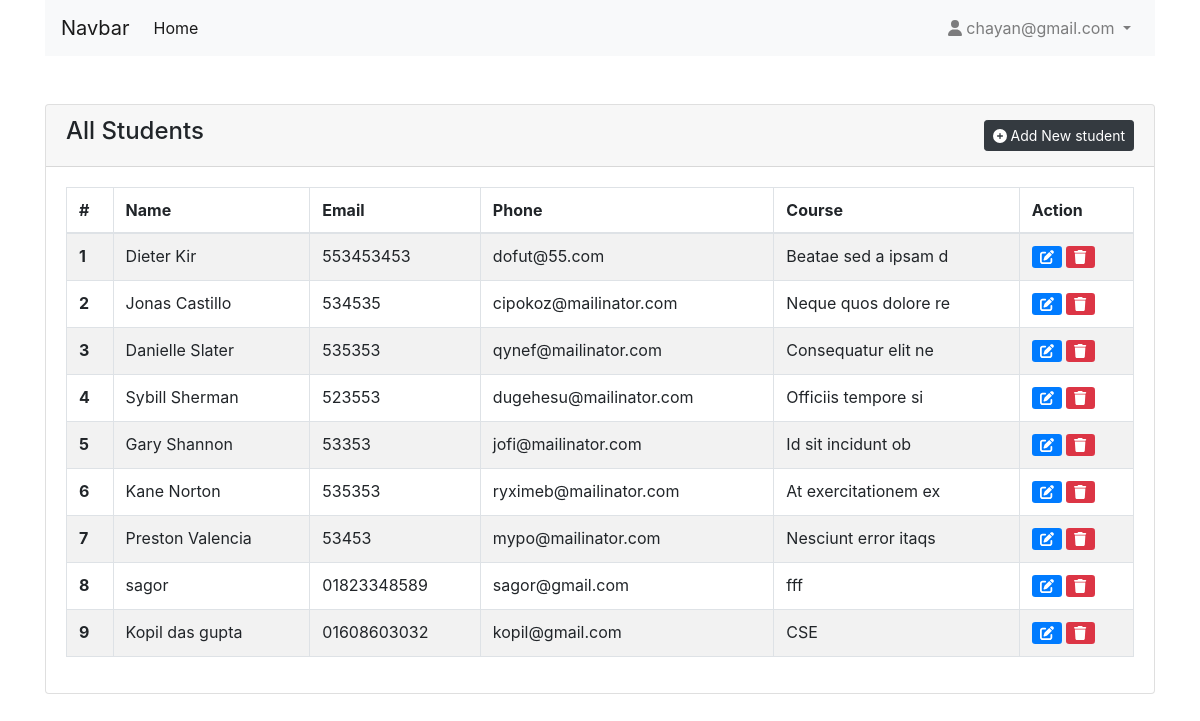
/ (signed in), run on the app's committed database.
### tables this page shows
CREATE TABLE `students` (
  `id` int(11) NOT NULL,
  `stu_name` varchar(255) NOT NULL,
  `email` varchar(255) NOT NULL,
  `phone` varchar(12) NOT NULL,
  `course` varchar(255) NOT NULL
);

### index.php (the view, shortened to what this page needs)
<?php
    require 'db/connection.php';
?>
<html lang="en">
<head>
    <link rel="stylesheet" href="assets/css/bootstrap.min.css">
    <link rel="stylesheet" href="assets/css/all.min.css"/>
    <link rel="stylesheet" href="assets/css/style.css">
</head>
<body>
    <div class="wrapper">
        <header class="mb-5">
            <div class="container">
                <?php
                    include 'includes/navbar.php'
                ?>
            </div>
        </header>
        <section class="student-list">
            <div class="container">
                <div class="row">
                    <div class="col-md-12">
                        <div class="card">
                            <div class="card-header d-flex justify-content-between align-items-center">
                                <h4>All Students</h4>
                                <button type="button" class="btn btn-sm btn-dark float-end" data-toggle="modal" data-target="#studentAddModal"><i class="fa fa-plus-circle"></i> Add New student</button>
                            </div>
                            <div class="card-body">
                                <div class="table-responsive">
                                    <table class="table table-striped table-bordered" id="myTable">
                                        <thead>
                                            <tr>
                                                <th scope="col">#</th>
                                                <th scope="col">Name</th>
                                                <th scope="col">Email</th>
                                                <th scope="col">Phone</th>
                                                <th scope="col">Course</th>
                                                <th scope="col">Action</th>
                                            </tr>
                                        </thead>
                                        <tbody>
                                            <?php
                                                $query     = "SELECT * FROM students";
                                                $queryExec = mysqli_query($connection, $query);
                                                if(mysqli_num_rows($queryExec) > 0) {
                                                    foreach ($queryExec as $key => $student) {
                                                        ?>
                                                            <tr>
                                                                <th scope="row">
                                                                    <?= $key+1 ?>
                                                                </th>
                                                                <td>
                                                                    <?= $student['stu_name'] ?>
                                                                </td>
                                                                <td>
                                                                    <?= $student['phone'] ?>
                                                                </td>
                                                                <td>
                                                                    <?= $student['email'] ?>
                                                                </td>
                                                                <td>
                                                                    <?= $student['course'] ?>
                                                                </td>
                                                                <td>
                                                                    <button class="button btn-sm btn-primary border-0" id="editStudent" value="<?= $student['id'] ?>">
                                                                        <i class="fa fa-edit"></i>
                                                                    </button>
                                                                    <button class="button btn-sm btn-danger border-0" id="deleteStudent" value="<?= $student['id'] ?>">
                                                                        <i class="fa fa-trash"></i>
                                                                    </button>
                                                                </td>
                                                            </tr>
                                                        <?php
                                                    }
                                                }
                                            ?>
                                        </tbody>
                                    </table>
                                </div>
                            </div>
                        </div>
                    </div>
                </div>
            </div>
        </section>
    </div>
</body>
</html>

### includes/navbar.php (shortened to what this page needs)
<nav class="navbar navbar-expand-lg navbar-light bg-light">
    <a class="navbar-brand" href="#">Navbar</a>
    <div class="collapse navbar-collapse" id="navbarSupportedContent">
        <ul class="navbar-nav mr-auto">
                <li class="nav-item active">
                    <a class="nav-link" href="index.php">Home <span class="sr-only">(current)</span></a>
                </li>
        </ul>
        <form class="form-inline my-2 my-lg-0">
            <ul class="navbar-nav <?=  isset($_SESSION['email']) ? 'd-block' : 'd-none' ?>">
                <li class="nav-item dropdown">
                    <a class="nav-link dropdown-toggle" href="#" id="navbarDropdown" role="button" data-toggle="dropdown" aria-haspopup="true" aria-expanded="false">
                        <i class="fa fa-user"></i>
                        <?= isset( $_SESSION['email']) ?  $_SESSION['email'] : '' ?>
                    </a>
                </li>
            </ul>
        </form>
    </div>
</nav>

### data on the page
students: stu_name "Dieter Kir", phone "553453453", email "dofut@55.com", course "Beatae sed a ipsam d", $student['id'] 25 (drawn)
students: stu_name "Jonas Castillo", phone "534535", email "cipokoz@mailinator.com", course "Neque quos dolore re", $student['id'] 27 (drawn)
students: stu_name "Danielle Slater", phone "535353", email "qynef@mailinator.com", course "Consequatur elit ne", $student['id'] 30 (drawn)
students: stu_name "Sybill Sherman", phone "523553", email "dugehesu@mailinator.com", course "Officiis tempore si", $student['id'] 31 (drawn)
students: stu_name "Gary Shannon", phone "53353", email "jofi@mailinator.com", course "Id sit incidunt ob", $student['id'] 33 (drawn)
students: stu_name "Kane Norton", phone "535353", email "ryximeb@mailinator.com", course "At exercitationem ex", $student['id'] 34 (drawn)
students: stu_name "Preston Valencia", phone "53453", email "mypo@mailinator.com", course "Nesciunt error itaqs", $student['id'] 35 (drawn)
students: stu_name "sagor", phone "01823348589", email "sagor@gmail.com", course "fff", $student['id'] 38 (drawn)
students: stu_name "Kopil das gupta", phone "01608603032", email "kopil@gmail.com", course "CSE", $student['id'] 42 (drawn)

### other printed values
$_SESSION['email'] "chayan@gmail.com"
